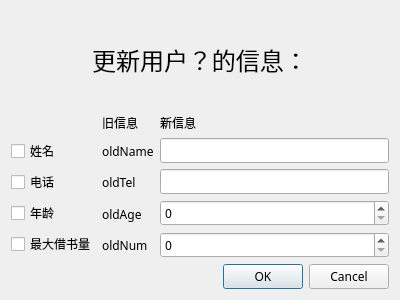
<?xml version="1.0" encoding="UTF-8"?>
<ui version="4.0">
 <class>updateUserDialog</class>
 <widget class="QDialog" name="updateUserDialog">
  <property name="geometry">
   <rect>
    <x>0</x>
    <y>0</y>
    <width>400</width>
    <height>300</height>
   </rect>
  </property>
  <property name="windowTitle">
   <string>修改用户信息</string>
  </property>
  <layout class="QHBoxLayout" name="horizontalLayout">
   <item>
    <layout class="QVBoxLayout" name="verticalLayout_4">
     <item>
      <widget class="QLabel" name="infoLabel">
       <property name="font">
        <font>
         <family>PingFang SC</family>
         <pointsize>18</pointsize>
        </font>
       </property>
       <property name="text">
        <string>更新用户？的信息：</string>
       </property>
       <property name="alignment">
        <set>Qt::AlignCenter</set>
       </property>
      </widget>
     </item>
     <item>
      <layout class="QGridLayout" name="gridLayout">
       <item row="0" column="1">
        <widget class="QLabel" name="label_10">
         <property name="font">
          <font>
           <family>PingFang SC</family>
          </font>
         </property>
         <property name="text">
          <string>旧信息</string>
         </property>
        </widget>
       </item>
       <item row="0" column="2">
        <widget class="QLabel" name="label_11">
         <property name="font">
          <font>
           <family>PingFang SC</family>
          </font>
         </property>
         <property name="text">
          <string>新信息</string>
         </property>
        </widget>
       </item>
       <item row="1" column="0">
        <layout class="QVBoxLayout" name="verticalLayout">
         <item>
          <widget class="QCheckBox" name="nameCheckBox">
           <property name="font">
            <font>
             <family>PingFang SC</family>
            </font>
           </property>
           <property name="text">
            <string>姓名</string>
           </property>
          </widget>
         </item>
         <item>
          <widget class="QCheckBox" name="telCheckBox">
           <property name="font">
            <font>
             <family>PingFang SC</family>
            </font>
           </property>
           <property name="text">
            <string>电话</string>
           </property>
          </widget>
         </item>
         <item>
          <widget class="QCheckBox" name="ageCheckBox">
           <property name="font">
            <font>
             <family>PingFang SC</family>
            </font>
           </property>
           <property name="text">
            <string>年龄</string>
           </property>
          </widget>
         </item>
         <item>
          <widget class="QCheckBox" name="maxBorrowNumbersCheckBox">
           <property name="font">
            <font>
             <family>PingFang SC</family>
            </font>
           </property>
           <property name="text">
            <string>最大借书量</string>
           </property>
          </widget>
         </item>
        </layout>
       </item>
       <item row="1" column="1">
        <layout class="QVBoxLayout" name="verticalLayout_2">
         <item>
          <widget class="QLabel" name="oldNameLabel">
           <property name="font">
            <font>
             <family>PingFang SC</family>
            </font>
           </property>
           <property name="text">
            <string>oldName</string>
           </property>
          </widget>
         </item>
         <item>
          <widget class="QLabel" name="oldTelLabel">
           <property name="font">
            <font>
             <family>PingFang SC</family>
            </font>
           </property>
           <property name="text">
            <string>oldTel</string>
           </property>
          </widget>
         </item>
         <item>
          <widget class="QLabel" name="oldAgeLabel">
           <property name="font">
            <font>
             <family>PingFang SC</family>
            </font>
           </property>
           <property name="text">
            <string>oldAge</string>
           </property>
          </widget>
         </item>
         <item>
          <widget class="QLabel" name="oldNumLabel">
           <property name="font">
            <font>
             <family>PingFang SC</family>
            </font>
           </property>
           <property name="text">
            <string>oldNum</string>
           </property>
          </widget>
         </item>
        </layout>
       </item>
       <item row="1" column="2">
        <layout class="QVBoxLayout" name="verticalLayout_3">
         <item>
          <widget class="QLineEdit" name="newNameLineEdit">
           <property name="font">
            <font>
             <family>PingFang SC</family>
            </font>
           </property>
          </widget>
         </item>
         <item>
          <widget class="QLineEdit" name="newTelLineEdit">
           <property name="font">
            <font>
             <family>PingFang SC</family>
            </font>
           </property>
          </widget>
         </item>
         <item>
          <widget class="QSpinBox" name="newAgeSpinBox">
           <property name="font">
            <font>
             <family>PingFang SC</family>
            </font>
           </property>
          </widget>
         </item>
         <item>
          <widget class="QSpinBox" name="newMaxBorrowNumbersSpinBox">
           <property name="font">
            <font>
             <family>PingFang SC</family>
            </font>
           </property>
          </widget>
         </item>
        </layout>
       </item>
      </layout>
     </item>
     <item>
      <widget class="QDialogButtonBox" name="buttonBox">
       <property name="font">
        <font>
         <family>PingFang SC</family>
        </font>
       </property>
       <property name="orientation">
        <enum>Qt::Horizontal</enum>
       </property>
       <property name="standardButtons">
        <set>QDialogButtonBox::Cancel|QDialogButtonBox::Ok</set>
       </property>
      </widget>
     </item>
    </layout>
   </item>
  </layout>
 </widget>
 <resources/>
 <connections>
  <connection>
   <sender>buttonBox</sender>
   <signal>rejected()</signal>
   <receiver>updateUserDialog</receiver>
   <slot>reject()</slot>
   <hints>
    <hint type="sourcelabel">
     <x>316</x>
     <y>260</y>
    </hint>
    <hint type="destinationlabel">
     <x>286</x>
     <y>274</y>
    </hint>
   </hints>
  </connection>
 </connections>
</ui>
